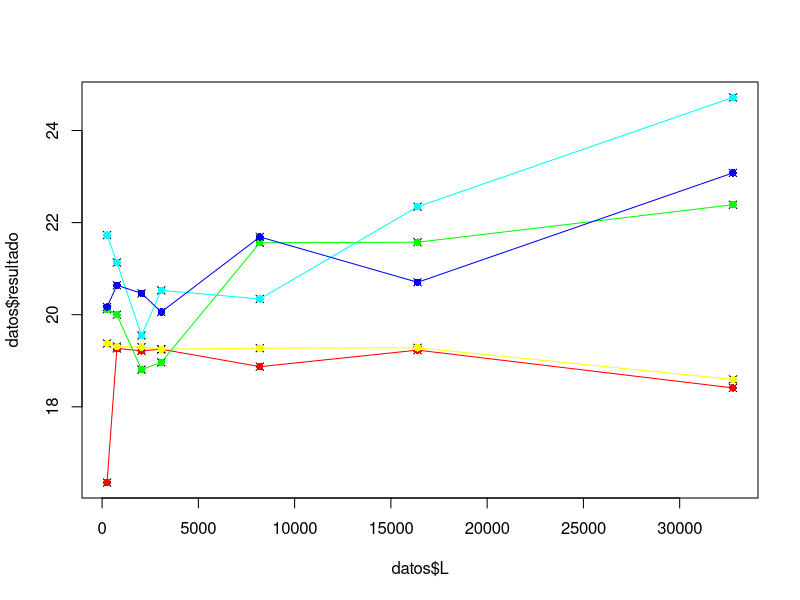

Write R code to recreate this figure.
datos <- read.table(file = "resFixed.csv",header = TRUE,sep = "")
datos
plot(datos$L, datos$resultado,pch=4)
colors = rainbow(6)
i=1
for (value in unique(datos$D)){
  points(datos[datos$D==value, ]$L,datos[datos$D==value, ]$resultado,col=colors[i],bg=colors[i],pch=16)
  lines (datos[datos$D==value, ]$L,datos[datos$D==value, ]$resultado, type="l",col=colors[i])
  i=i+1
}

#plot(datos[datos$D==1, ]$L, datos[datos$D==1, ]$resultado)